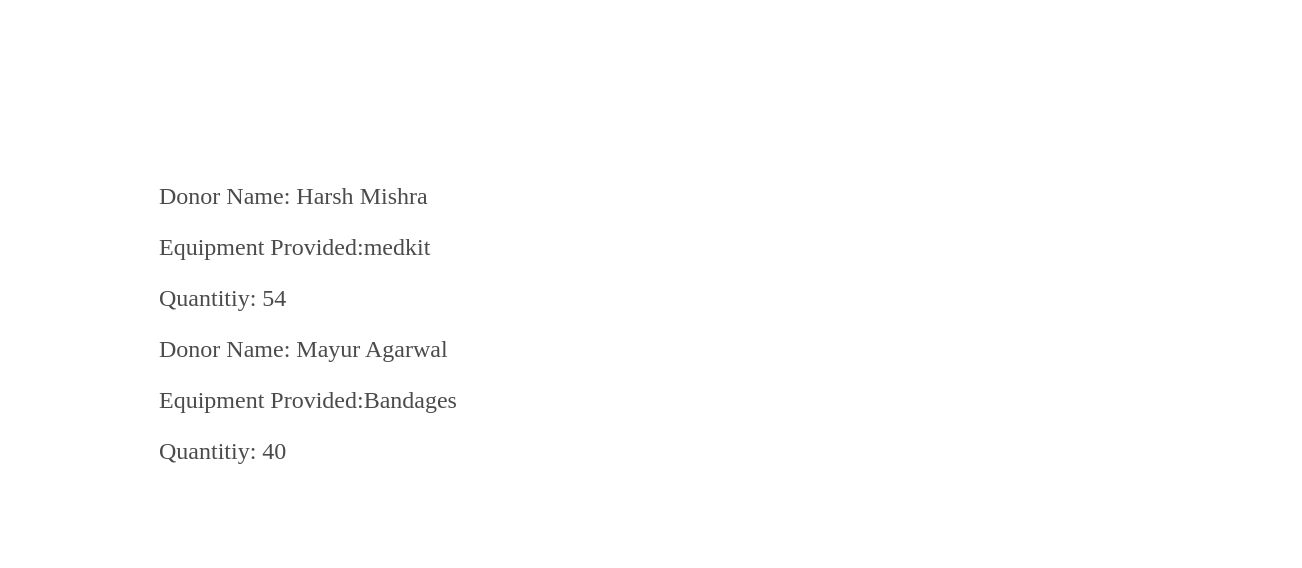
The app's page /accounts/ngodetail/donators/ (signed in), older data.
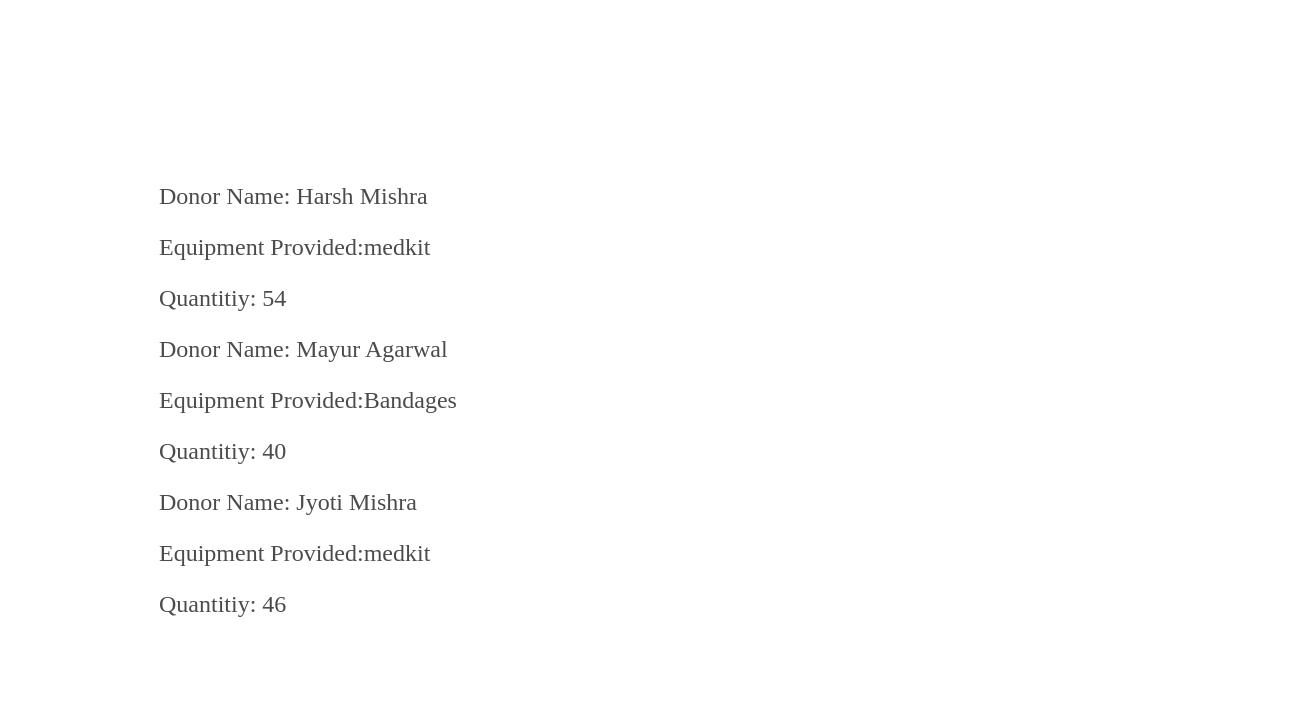
The same page, newer data.
### accounts/models.py (models this page shows, shortened)
class DonationDetail(models.Model):
    donator = models.ForeignKey(Donator, on_delete=models.CASCADE)
    ngo = models.ForeignKey(Ngo, on_delete=models.CASCADE)
    req = models.CharField(max_length=100, default='')
    quantity = models.IntegerField()

class Donator(models.Model):
    first_name = models.CharField(max_length=50, blank=True)
    last_name = models.CharField(max_length=50, blank=True)
    phone = models.CharField(max_length=10, unique=True)

### accounts/views.py (the view)
# urls.py: path('ngodetail/donators/', views.donators, name='donators'),
@login_required(login_url='/accounts/login/')
def donators(request):
    dds = DonationDetail.objects.all()
    myngo = Ngo.objects.get(founder=request.user)
    return render(request, 'accounts/donators.html', {'dds': dds, 'myngo': myngo})

### accounts/templates/accounts/donators.html (shortened to what this page needs)
<!DOCTYPE html>
<html lang="en">
<head>
</head>
<body>
    <div class="container">
        <div class="box">
        {% for dd in dds %}
            {% if dd.ngo == myngo %}
                <p>Donor Name: {{ dd.donator.first_name }} {{dd.donator.last_name}}</p>
                <p>Equipment Provided:{{ dd.req }}</p>
                <p>Quantitiy: {{ dd.quantity }}</p>
            {% endif %}
        {% endfor %}
    </div>
</div>
</body>
</html>

### accounts/templates/accounts/donators.html (style rules this page uses)
body { background-image: url(https://www.zappyworks.com/mad-banner.jpg); background-size: cover; }
.container { width: 100%; height: 100%; padding-top: 100px; padding-left:100px; }
.box { font-size: x-large; border: 1px solid #fff; padding: 50px; width: 400px; background-color: #fff; opacity: 0.7; }

Row changes from the older to the newer data that the page shows:
added DonationDetail: donator.first_name "Jyoti", donator.last_name "Mishra", req "medkit", quantity "46"
